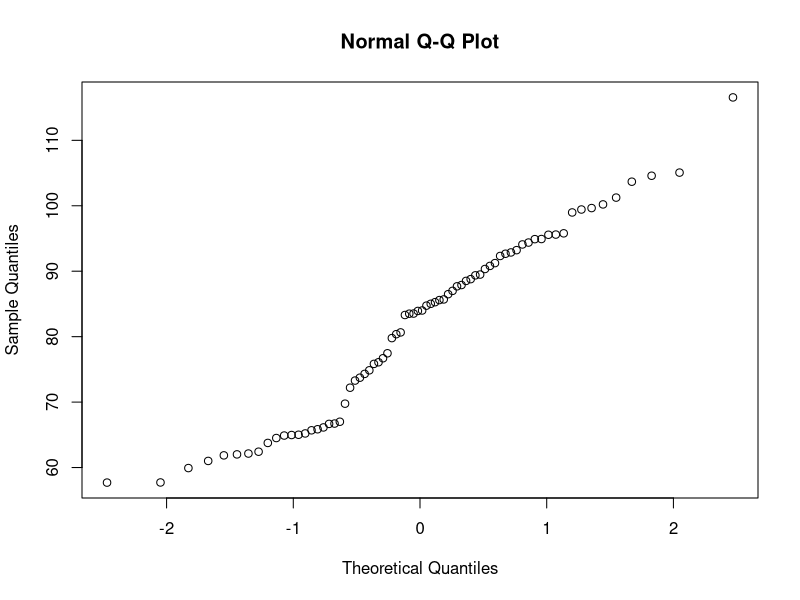
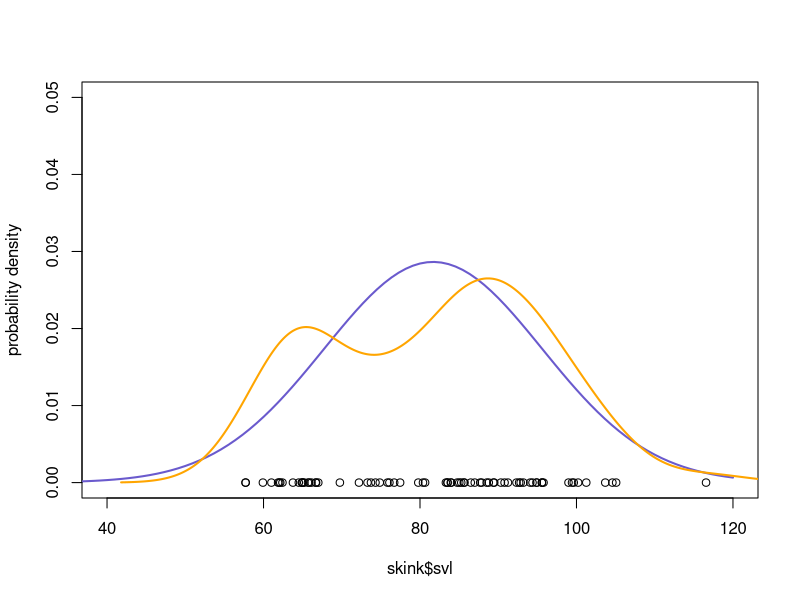
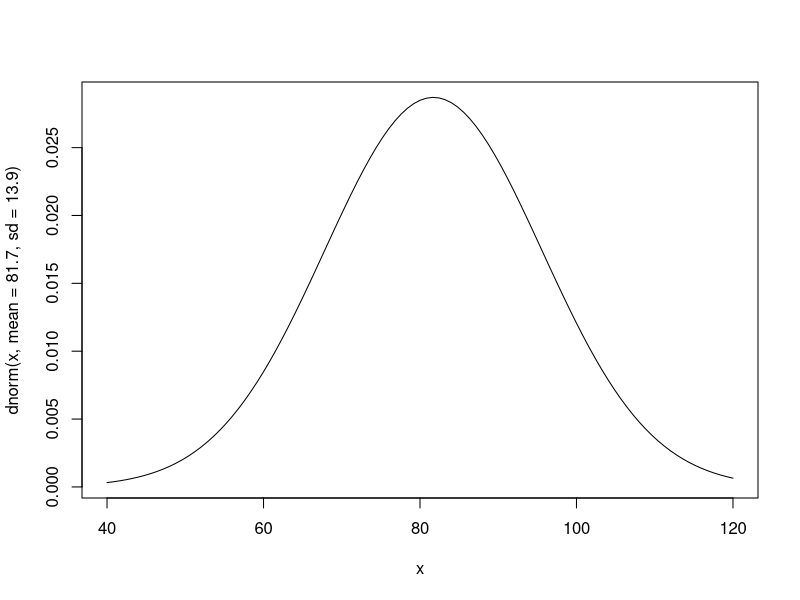
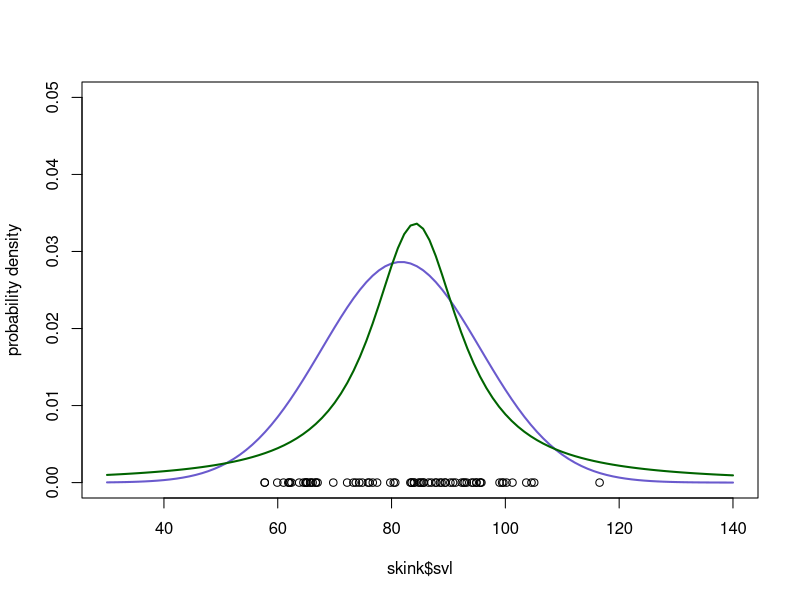
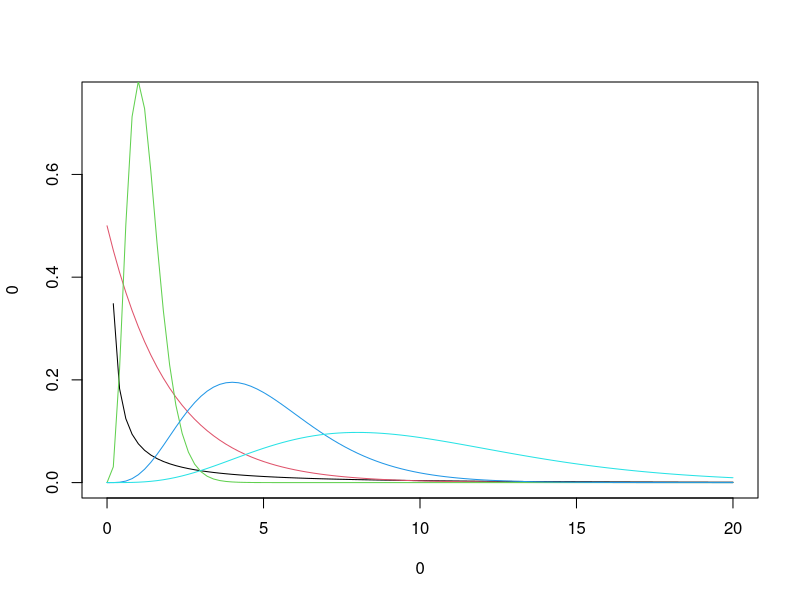
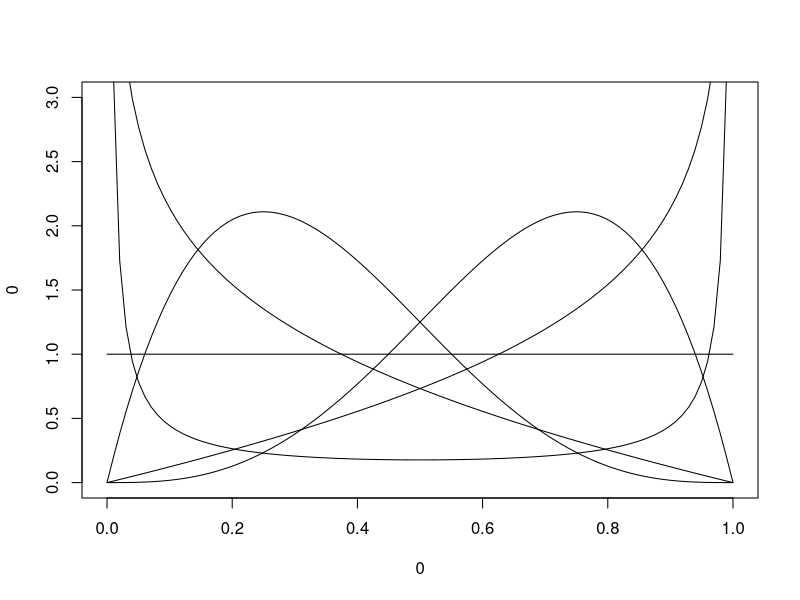
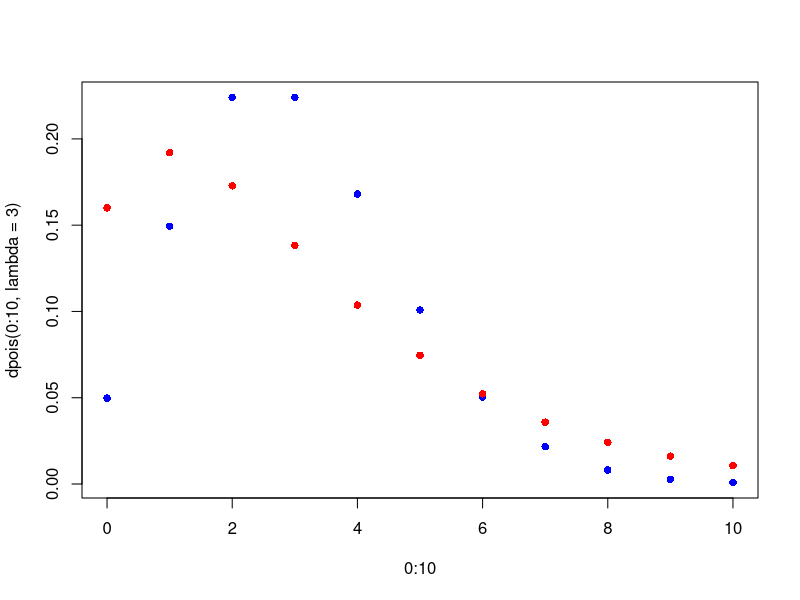
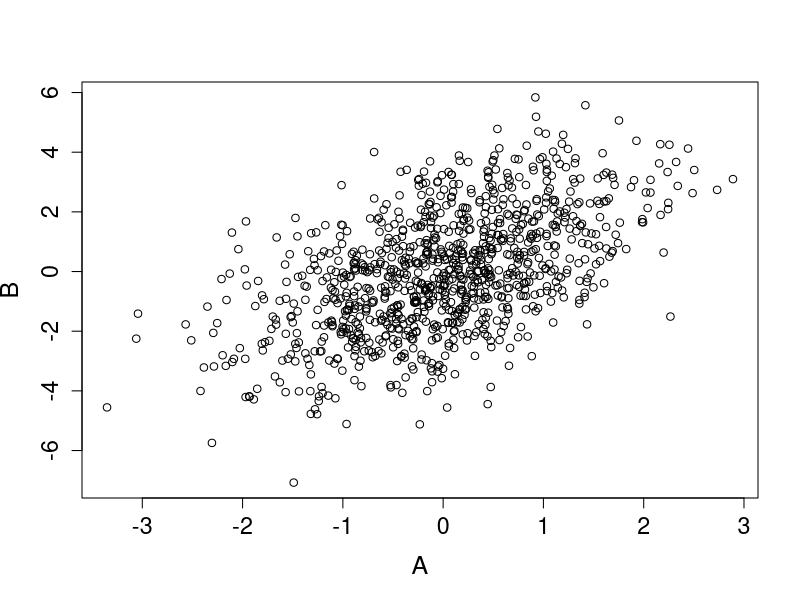

Write the R code that produced these figures, in order.
# Script for Class 3
# PLS 298 F2019
# Andrew Latimer

# if necessary install new libraries
#install.packages("mnormt")
library(MASS)
library(mnormt)


#### PART 1: Working with probability distributions in R ####

# Let's start with a data set that has an roughly normal probability distribution
skink <- read.csv("skink_svl.csv")

# This data set has sizes (snout-vent lengths=svl) of skinks by sex (M/F)
# These data allow us to fit a normal distribution. 
qqnorm(skink$svl)
mean.skink <- mean(skink$svl)
sd.skink <- sd(skink$svl)

# Plot the fitted normal distribution
plot(skink$svl, rep(0, length(skink$svl)), ylim=c(0, 0.05), xlim=c(40, 120), ylab="probability density")
curve(dnorm(x, mean=mean.skink, sd=sd.skink), from=30, to=120, n=100, add=T, col="slateblue", lwd=2)
# optionally, add a smoothed density estimator to see how that compares
lines(density(skink$svl), col="orange", lwd=2)
# Does this look different? What might explain the difference? 
# 

# dnorm vs qnorm: https://stats.stackexchange.com/questions/156883/difference-between-density-and-probability

# Q: If this is the true distribution of skink sizes, what's the size of a skink in the 5th percentile? 
qnorm(0.05, mean=mean.skink, sd=sd.skink)
# qnorm() tells you what the value of the variable is at a specified quantile.

# Q: If you catch a skink at random, what's the probability it will be bigger than 100mm?
1-pnorm(100, mean=mean.skink, sd=sd.skink)
# pnorm() gives you the value of the cumulative distribution function (CDF) at the value you specify. 

# Q: Why for this question do we want to know 1 - pnorm()?
# pnorm() looks at the area under the curve to left of a point that you specify; since here we are asking for the probability of the skink size being bigger than the number you specify, you have to get the inverse of pnorm() which is 1-pnorm()

# Q: What is the probability that the skink is between 60 and 80 mm? 
pnorm(80, mean=mean.skink, sd=sd.skink) - pnorm(60, mean=mean.skink, sd=sd.skink)

#### Probabilities of data points ####

# As we'll see in the next class, a "Likelihood" is a function that returns the probability of the data, given a model and a value for the parameters of that model.An extremely simple model is the normal distribution for a data set. 

# Returning to the skink data, we can ask how "likely" or probable an observation is, given the values we have assigned to the parameters. 

# Given that the distribution is normal(mean=81.7, sd=13.9),
#    What is the likelihood of observing a skink of 100mm? 80mm?
#    To help answer this, here's a quick picture of this probabilty distribution: 
curve(dnorm(x, mean=81.7, sd = 13.9), from=40, to=120)
# From this picture, is it more probable that a random skink that you catch will be 80mm or 100mm long? 

# To get a numerical anwser, you can use the function dnorm(), where the mean and sd are the parameters of the fitted distribution. 
# dnorm() is the probability density function (PDF) -- it tells you what is the probability density is for any given value of x, and given some values for the mean and standard deviation.
#dnorm(??, mean = ??, sd = ??)
dnorm(80, mean = 81.7, sd = 13.9)
dnorm(100, mean = 81.7, sd = 13.9)

# CHALLENGE/EXTENSION for Part 1: Binomial data

# Note that the normal is not the only distribution we can use in a statistical model. For many data types it would be inappropriate. 
# One simple example is the Bernoulli distribution, which is a binomial distribution with a single trial. 
# Let's say we suspect the sex ratio in a species is tilted toward females -- 60% female. 

# This means that the distribution that describes the true population is:
# Sex of observed individuals ~ Bernoulli(0.6).
# Or in R: 
# dbinom(n.successes, size=1, p=0.6)
# Assuming independent observations, what is the probability of observing 3 females and 0 males? 

# useful explanation: https://www.stat.umn.edu/geyer/old/5101/rlook.html
#density function is useful for discrete distributions, like the binomial or bernoulli

dbinom(3, size=3, p=0.6) # 0.216

# How likely is it to get that same outcome if the sex ratio is 1/1 (50% female)?

dbinom(3, size=3, p=0.5) # 0.125

#### PART 2: Comparing some common probability distributions ####

# NOTE Part 2 is more of a reference and review. It gives you an opportunity to look at and play with a few common probability distributions.


#### Continuous distributions ####

# Often observations are said to be "heavy tailed" or leptokurtic. This means there's more probability density in the "tails", the parts of the distribution far from the mean. Some probability distributions with this characteristic are the t and Cauchy distributions. 

# We can compare what those look like by fitting them to the skink data and plotting them. We can use the handy fitdistr() function from the MASS library to do this.

cauchy.params <- fitdistr(skink$svl, "cauchy")
cauchy.params

plot(skink$svl, rep(0, length(skink$svl)), ylim=c(0, 0.05), xlim=c(30, 140), ylab="probability density")
curve(dnorm(x, mean=mean.skink, sd=sd.skink), from=30, to=140, n=100, add=T, col="slateblue", lwd=2)
curve(dcauchy(x, location=cauchy.params$estimate[1], scale=cauchy.params$estimate[2]), from=30, to=140, n=100, add=T, col="darkgreen", lwd=2)

# The normal distribution (or the Cauchy, or t) is not a good one for variance parameters. Variances can't be negative, so to model them, we need a distribution that stays positive. 

# One flexible distribution for positive continuous variables it the gamma:

plot(0,0, xlim=c(0, 20), ylim=c(0, 0.75), col=0)
curve(dgamma(x, shape=0.1, rate=0.1), from=0, to=20, col=1, add=T)
curve(dgamma(x, shape=1, rate=0.5), from=0, to=20,col=2, add=T)
curve(dgamma(x, shape=5, rate=4), from=0, to=20, col=3, add=T)
curve(dgamma(x, shape=5, rate=1), from=0, to=20, col=4, add=T)
curve(dgamma(x, shape=5, rate=0.5), from=0, to=20, col=5, add=T)

# A similarly flexible distribution that takes on values only between 0 and 1 is the beta:

plot(0,0, xlim=c(0, 1), ylim=c(0, 3), col=0)
curve(dbeta(x, shape1=1, shape2=1), from=0, to=1, n=100, col=1, add=T)
curve(dbeta(x, shape1=4, shape2=2), from=0, to=1, n=100, col=1, add=T)
curve(dbeta(x, shape1=2, shape2=4), from=0, to=1, n=100, col=1, add=T)
curve(dbeta(x, shape1=2, shape2=0.7), from=0, to=1, n=100, col=1, add=T)
curve(dbeta(x, shape1=0.7, shape2=2), from=0, to=1, n=100, col=1, add=T)
curve(dbeta(x, shape1=0.1, shape2=0.1), from=0, to=1, n=100, col=1, add=T)

#### Discrete distributions ####

# Another common kind of data is count data -- discrete and positive. 
# The most common distribution to use for count data is the Poisson. 
plot(0:10, dpois(0:10, lambda=3), col="blue", pch=16)
# Note that for the Poisson distribution, there is only one parameter which is both the mean and variance. In practice the distribution of count data often is more dispersed that that. So a common alternative for count data that allows the variance to be higher (or lower) than the mean is the negative binomial. 
points(0:10, dnbinom(0:10, mu=3, size=2), col="red", pch=16)

# Q: What is the probability of observing 4 events under those two distributions? The probability of observing 8? 
dpois(4, lambda = 3)
dpois(8, lambda = 3)
dnbinom(4, mu=3, size=2)
dnbinom(8, mu=3, size=2)

#### Multivariate normal distribution ####

# A common distribution in statistical modeling for parameters that may be correlated, such as errors and regression parameters. 
#
# Simulate from a bivariate normal distribution where the two variables
# are positively correlated, rho = 0.6

# Set the parameters
rho <- 0.6 # correlation
mu.a <- 0 # mean of A
mu.b <- 0 # mean of B
sigma.a <- 1 # sd of A
sigma.b <- 2 # sd of B
  # with this information, put together the covariance matrix
sigma <- matrix(c(sigma.a^2, rho*sigma.a*sigma.b, 
    rho*sigma.a*sigma.b, sigma.b^2), nrow=2, byrow=T)
x.mv <- rmnorm(1000, c(mu.a,mu.b), sigma)

# Plot the simulated data points
plot(x.mv, xlab="A", ylab="B", cex.axis=1.4, cex.lab=1.5)


# Plot with shading showing density
smoothScatter(x.mv, bandwidth=0.5, xlab="A", ylab="B", cex.axis=1.4, cex.lab=1.5)
points(x.mv, col="cyan2", pch=20)

# Add some vertical lines to mark places to view conditional distibution of B
x <- -2:2
for (i in 1:5) {lines(c(x[i],x[i]), c(-7,7), col=i, lwd=2)}

# plot distribution of B conditional on different values of A (taking vertical slices through the joint density)
x <- -2:2
plot(rep(0, 15), -7:7, col=0, xlim=c(0, 0.3), ylab="Value of B", xlab="Density of B given A", cex.axis=1.2, cex.lab=1.5)
sample.points <-  seq(-7, 7, length.out=100)
for (i in 1:length(x)) { 
  slice <- cbind(rep(x[i],100), sample.points)
  z <- dmnorm(slice, mean=c(mu.a,mu.b), sigma)
  lines(z,sample.points, col=i, lwd=2)
}
legend("topright", c("A=-2","A=-1","A=0","A=1", "A=2"), col=1:5, lty=rep(1, 5), lwd=rep(3, 5), cex=1.5)

# Just for fun, make a 3d plot of the fitted distribution using the persp() function
x.a <- seq(-4, 4, by=0.1)
x.b <- seq(-8, 8, by=0.2)
x.grid <- expand.grid(x.a, x.b)
z <- dmnorm(x.grid, mean=c(mu.a,mu.b), sigma)
z <- matrix(z, nrow=length(x.a))
persp(x.a, x.b, z, expand=0.5, shade=0.3, phi=50, theta=-10, col="light blue", box=T, xlab="A", ylab="B", zlab="density")


